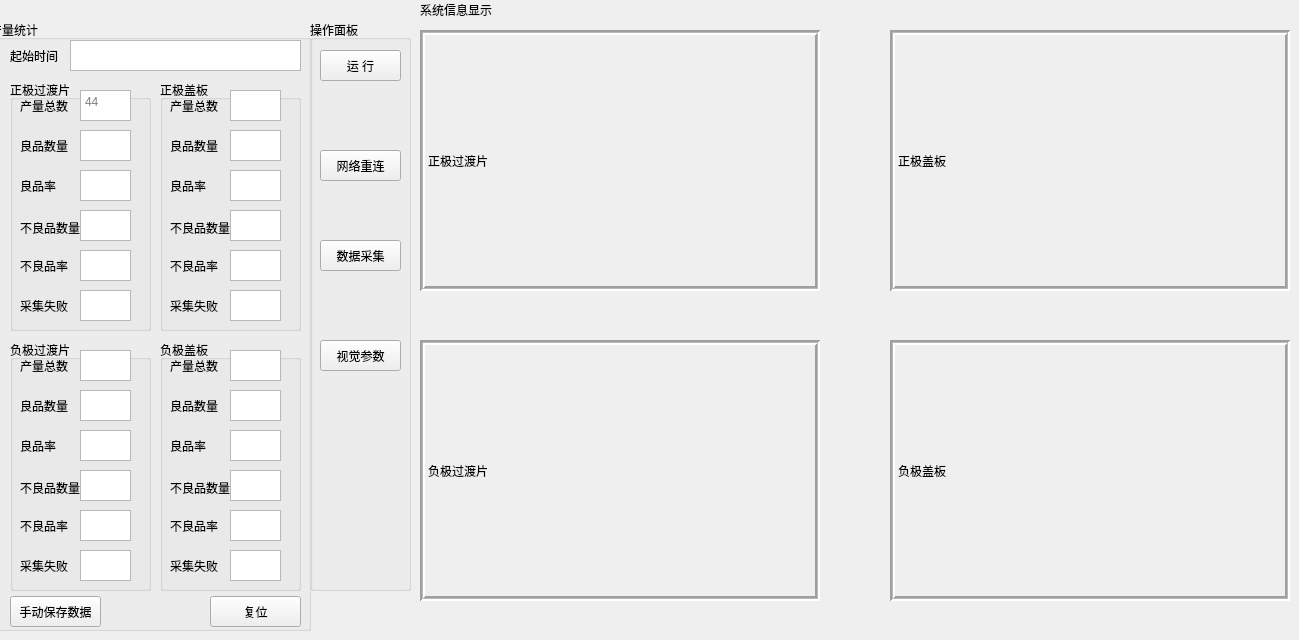
    <widget class="QWidget" name="tMainPage">
     <attribute name="title">
      <string>主界面</string>
     </attribute>
     <widget class="QLabel" name="lCamPlateP">
      <property name="geometry">
       <rect>
        <x>890</x>
        <y>30</y>
        <width>400</width>
        <height>261</height>
       </rect>
      </property>
      <property name="frameShape">
       <enum>QFrame::Box</enum>
      </property>
      <property name="frameShadow">
       <enum>QFrame::Sunken</enum>
      </property>
      <property name="lineWidth">
       <number>2</number>
      </property>
      <property name="midLineWidth">
       <number>1</number>
      </property>
      <property name="text">
       <string>正极盖板</string>
      </property>
      <property name="scaledContents">
       <bool>true</bool>
      </property>
     </widget>
     <widget class="QLabel" name="lCamPlateN">
      <property name="geometry">
       <rect>
        <x>890</x>
        <y>340</y>
        <width>400</width>
        <height>261</height>
       </rect>
      </property>
      <property name="frameShape">
       <enum>QFrame::Box</enum>
      </property>
      <property name="frameShadow">
       <enum>QFrame::Sunken</enum>
      </property>
      <property name="lineWidth">
       <number>2</number>
      </property>
      <property name="midLineWidth">
       <number>1</number>
      </property>
      <property name="text">
       <string>负极盖板</string>
      </property>
      <property name="scaledContents">
       <bool>true</bool>
      </property>
     </widget>
     <widget class="QLabel" name="lCamSheetN">
      <property name="geometry">
       <rect>
        <x>420</x>
        <y>340</y>
        <width>400</width>
        <height>261</height>
       </rect>
      </property>
      <property name="frameShape">
       <enum>QFrame::Box</enum>
      </property>
      <property name="frameShadow">
       <enum>QFrame::Sunken</enum>
      </property>
      <property name="lineWidth">
       <number>2</number>
      </property>
      <property name="midLineWidth">
       <number>1</number>
      </property>
      <property name="text">
       <string>负极过渡片</string>
      </property>
      <property name="scaledContents">
       <bool>true</bool>
      </property>
     </widget>
     <widget class="QLabel" name="lCamSheetP">
      <property name="geometry">
       <rect>
        <x>420</x>
        <y>30</y>
        <width>400</width>
        <height>261</height>
       </rect>
      </property>
      <property name="mouseTracking">
       <bool>false</bool>
      </property>
      <property name="autoFillBackground">
       <bool>false</bool>
      </property>
      <property name="frameShape">
       <enum>QFrame::Box</enum>
      </property>
      <property name="frameShadow">
       <enum>QFrame::Sunken</enum>
      </property>
      <property name="lineWidth">
       <number>2</number>
      </property>
      <property name="midLineWidth">
       <number>1</number>
      </property>
      <property name="text">
       <string>正极过渡片</string>
      </property>
      <property name="scaledContents">
       <bool>true</bool>
      </property>
     </widget>
     <widget class="QGroupBox" name="gProductRecord">
      <property name="geometry">
       <rect>
        <x>-10</x>
        <y>20</y>
        <width>321</width>
        <height>611</height>
       </rect>
      </property>
      <property name="autoFillBackground">
       <bool>false</bool>
      </property>
      <property name="title">
       <string>产量统计</string>
      </property>
      <widget class="QLabel" name="label_2">
       <property name="geometry">
        <rect>
         <x>20</x>
         <y>30</y>
         <width>54</width>
         <height>12</height>
        </rect>
       </property>
       <property name="text">
        <string>起始时间</string>
       </property>
      </widget>
      <widget class="QTextEdit" name="tTime">
       <property name="geometry">
        <rect>
         <x>80</x>
         <y>20</y>
         <width>231</width>
         <height>31</height>
        </rect>
       </property>
       <property name="readOnly">
        <bool>true</bool>
       </property>
      </widget>
      <widget class="QGroupBox" name="gPsheet">
       <property name="geometry">
        <rect>
         <x>20</x>
         <y>60</y>
         <width>141</width>
         <height>251</height>
        </rect>
       </property>
       <property name="title">
        <string>正极过渡片</string>
       </property>
       <widget class="QLabel" name="label_7">
        <property name="geometry">
         <rect>
          <x>10</x>
          <y>20</y>
          <width>54</width>
          <height>12</height>
         </rect>
        </property>
        <property name="text">
         <string>产量总数</string>
        </property>
       </widget>
       <widget class="QTextEdit" name="tPsheetTotal">
        <property name="geometry">
         <rect>
          <x>70</x>
          <y>10</y>
          <width>51</width>
          <height>31</height>
         </rect>
        </property>
        <property name="readOnly">
         <bool>true</bool>
        </property>
        <property name="tabStopWidth">
         <number>80</number>
        </property>
        <property name="placeholderText">
         <string>44</string>
        </property>
       </widget>
       <widget class="QLabel" name="label_8">
        <property name="geometry">
         <rect>
          <x>10</x>
          <y>60</y>
          <width>54</width>
          <height>12</height>
         </rect>
        </property>
        <property name="text">
         <string>良品数量</string>
        </property>
       </widget>
       <widget class="QTextEdit" name="tPsheetGood">
        <property name="enabled">
         <bool>true</bool>
        </property>
        <property name="geometry">
         <rect>
          <x>70</x>
          <y>50</y>
          <width>51</width>
          <height>31</height>
         </rect>
        </property>
        <property name="readOnly">
         <bool>true</bool>
        </property>
       </widget>
       <widget class="QLabel" name="label_9">
        <property name="geometry">
         <rect>
          <x>10</x>
          <y>100</y>
          <width>54</width>
          <height>12</height>
         </rect>
        </property>
        <property name="text">
         <string>良品率</string>
        </property>
       </widget>
       <widget class="QTextEdit" name="tPsheetGoodRate">
        <property name="geometry">
         <rect>
          <x>70</x>
          <y>90</y>
          <width>51</width>
          <height>31</height>
         </rect>
        </property>
        <property name="readOnly">
         <bool>true</bool>
        </property>
       </widget>
       <widget class="QLabel" name="label_20">
        <property name="geometry">
         <rect>
          <x>10</x>
          <y>140</y>
          <width>61</width>
          <height>16</height>
         </rect>
        </property>
        <property name="text">
         <string>不良品数量</string>
        </property>
       </widget>
       <widget class="QTextEdit" name="tPsheetBad">
        <property name="geometry">
         <rect>
          <x>70</x>
          <y>130</y>
          <width>51</width>
          <height>31</height>
         </rect>
        </property>
        <property name="readOnly">
         <bool>true</bool>
        </property>
       </widget>
       <widget class="QLabel" name="label_19">
        <property name="geometry">
         <rect>
          <x>10</x>
          <y>180</y>
          <width>54</width>
          <height>12</height>
         </rect>
        </property>
        <property name="text">
         <string>不良品率</string>
        </property>
       </widget>
       <widget class="QTextEdit" name="tPsheetBadRate">
        <property name="geometry">
         <rect>
          <x>70</x>
          <y>170</y>
          <width>51</width>
          <height>31</height>
         </rect>
        </property>
        <property name="readOnly">
         <bool>true</bool>
        </property>
       </widget>
       <widget class="QLabel" name="label_33">
        <property name="geometry">
         <rect>
          <x>10</x>
          <y>220</y>
          <width>54</width>
          <height>12</height>
         </rect>
        </property>
        <property name="text">
         <string>采集失败</string>
        </property>
       </widget>
       <widget class="QTextEdit" name="tPsheetFail">
        <property name="geometry">
         <rect>
          <x>70</x>
          <y>210</y>
          <width>51</width>
          <height>31</height>
         </rect>
        </property>
        <property name="readOnly">
         <bool>true</bool>
        </property>
       </widget>
      </widget>
      <widget class="QGroupBox" name="gPplate">
       <property name="geometry">
        <rect>
         <x>170</x>
         <y>60</y>
         <width>141</width>
         <height>251</height>
        </rect>
       </property>
       <property name="title">
        <string>正极盖板</string>
       </property>
       <widget class="QLabel" name="label_21">
        <property name="geometry">
         <rect>
          <x>10</x>
          <y>20</y>
          <width>54</width>
          <height>12</height>
         </rect>
        </property>
        <property name="text">
         <string>产量总数</string>
        </property>
       </widget>
       <widget class="QTextEdit" name="tPplateTotal">
        <property name="geometry">
         <rect>
          <x>70</x>
          <y>10</y>
          <width>51</width>
          <height>31</height>
         </rect>
        </property>
        <property name="readOnly">
         <bool>true</bool>
        </property>
       </widget>
       <widget class="QLabel" name="label_22">
        <property name="geometry">
         <rect>
          <x>10</x>
          <y>60</y>
          <width>54</width>
          <height>12</height>
         </rect>
        </property>
        <property name="text">
         <string>良品数量</string>
        </property>
       </widget>
       <widget class="QTextEdit" name="tPplateGood">
        <property name="geometry">
         <rect>
          <x>70</x>
          <y>50</y>
          <width>51</width>
          <height>31</height>
         </rect>
        </property>
        <property name="readOnly">
         <bool>true</bool>
        </property>
       </widget>
       <widget class="QLabel" name="label_23">
        <property name="geometry">
         <rect>
          <x>10</x>
          <y>100</y>
          <width>54</width>
          <height>12</height>
         </rect>
        </property>
        <property name="text">
         <string>良品率</string>
        </property>
       </widget>
       <widget class="QTextEdit" name="tPplateGoodRate">
        <property name="geometry">
         <rect>
          <x>70</x>
          <y>90</y>
          <width>51</width>
          <height>31</height>
         </rect>
        </property>
        <property name="readOnly">
         <bool>true</bool>
        </property>
       </widget>
       <widget class="QLabel" name="label_24">
        <property name="geometry">
         <rect>
          <x>10</x>
          <y>140</y>
          <width>61</width>
          <height>16</height>
         </rect>
        </property>
        <property name="text">
         <string>不良品数量</string>
        </property>
       </widget>
       <widget class="QTextEdit" name="tPplateBad">
        <property name="geometry">
         <rect>
          <x>70</x>
          <y>130</y>
          <width>51</width>
          <height>31</height>
         </rect>
        </property>
        <property name="readOnly">
         <bool>true</bool>
        </property>
       </widget>
       <widget class="QLabel" name="label_25">
        <property name="geometry">
         <rect>
          <x>10</x>
          <y>180</y>
          <width>54</width>
          <height>12</height>
         </rect>
        </property>
        <property name="text">
         <string>不良品率</string>
        </property>
       </widget>
       <widget class="QTextEdit" name="tPplateBadRate">
        <property name="geometry">
         <rect>
          <x>70</x>
          <y>170</y>
          <width>51</width>
          <height>31</height>
         </rect>
        </property>
        <property name="readOnly">
         <bool>true</bool>
        </property>
       </widget>
       <widget class="QTextEdit" name="tPplateFail">
        <property name="geometry">
         <rect>
          <x>70</x>
          <y>210</y>
          <width>51</width>
          <height>31</height>
         </rect>
        </property>
        <property name="readOnly">
         <bool>true</bool>
        </property>
       </widget>
       <widget class="QLabel" name="label_34">
        <property name="geometry">
         <rect>
          <x>10</x>
          <y>220</y>
          <width>54</width>
          <height>12</height>
         </rect>
        </property>
        <property name="text">
         <string>采集失败</string>
        </property>
       </widget>
      </widget>
      <widget class="QGroupBox" name="gNplate">
       <property name="geometry">
        <rect>
         <x>170</x>
         <y>320</y>
         <width>141</width>
         <height>251</height>
        </rect>
       </property>
       <property name="title">
        <string>负极盖板</string>
       </property>
       <widget class="QLabel" name="label_26">
        <property name="geometry">
         <rect>
          <x>10</x>
          <y>20</y>
          <width>54</width>
          <height>12</height>
         </rect>
        </property>
        <property name="text">
         <string>产量总数</string>
        </property>
       </widget>
       <widget class="QTextEdit" name="tNplateTotal">
        <property name="geometry">
         <rect>
          <x>70</x>
          <y>10</y>
          <width>51</width>
          <height>31</height>
         </rect>
        </property>
        <property name="readOnly">
         <bool>true</bool>
        </property>
       </widget>
       <widget class="QLabel" name="label_27">
        <property name="geometry">
         <rect>
          <x>10</x>
          <y>60</y>
          <width>54</width>
          <height>12</height>
         </rect>
        </property>
        <property name="text">
         <string>良品数量</string>
        </property>
       </widget>
       <widget class="QTextEdit" name="tNplateGood">
        <property name="geometry">
         <rect>
          <x>70</x>
          <y>50</y>
          <width>51</width>
          <height>31</height>
         </rect>
        </property>
        <property name="readOnly">
         <bool>true</bool>
        </property>
       </widget>
       <widget class="QLabel" name="label_28">
        <property name="geometry">
         <rect>
          <x>10</x>
          <y>100</y>
          <width>54</width>
          <height>12</height>
         </rect>
        </property>
        <property name="text">
         <string>良品率</string>
        </property>
       </widget>
       <widget class="QTextEdit" name="tNplateGoodRate">
        <property name="geometry">
         <rect>
          <x>70</x>
          <y>90</y>
          <width>51</width>
          <height>31</height>
         </rect>
        </property>
        <property name="readOnly">
         <bool>true</bool>
        </property>
       </widget>
       <widget class="QLabel" name="label_29">
        <property name="geometry">
         <rect>
          <x>10</x>
          <y>140</y>
          <width>61</width>
          <height>16</height>
         </rect>
        </property>
        <property name="text">
         <string>不良品数量</string>
        </property>
       </widget>
       <widget class="QTextEdit" name="tNplateBad">
        <property name="geometry">
         <rect>
          <x>70</x>
          <y>130</y>
          <width>51</width>
          <height>31</height>
         </rect>
        </property>
        <property name="readOnly">
         <bool>true</bool>
        </property>
       </widget>
       <widget class="QLabel" name="label_30">
        <property name="geometry">
         <rect>
          <x>10</x>
          <y>180</y>
          <width>54</width>
          <height>12</height>
         </rect>
        </property>
        <property name="text">
         <string>不良品率</string>
        </property>
       </widget>
       <widget class="QTextEdit" name="tNplateBadRate">
        <property name="geometry">
         <rect>
          <x>70</x>
          <y>170</y>
          <width>51</width>
          <height>31</height>
         </rect>
        </property>
        <property name="readOnly">
         <bool>true</bool>
        </property>
       </widget>
       <widget class="QTextEdit" name="tNplateFail">
        <property name="geometry">
         <rect>
          <x>70</x>
          <y>210</y>
          <width>51</width>
          <height>31</height>
         </rect>
        </property>
        <property name="readOnly">
         <bool>true</bool>
        </property>
       </widget>
       <widget class="QLabel" name="label_36">
        <property name="geometry">
         <rect>
          <x>10</x>
          <y>220</y>
          <width>54</width>
          <height>12</height>
         </rect>
        </property>
        <property name="text">
         <string>采集失败</string>
        </property>
       </widget>
      </widget>
      <widget class="QGroupBox" name="gNsheet">
       <property name="geometry">
        <rect>
         <x>20</x>
         <y>320</y>
         <width>141</width>
         <height>251</height>
        </rect>
       </property>
       <property name="title">
        <string>负极过渡片</string>
       </property>
       <widget class="QLabel" name="label_10">
        <property name="geometry">
         <rect>
          <x>10</x>
          <y>20</y>
          <width>54</width>
          <height>12</height>
         </rect>
        </property>
        <property name="text">
         <string>产量总数</string>
        </property>
       </widget>
       <widget class="QTextEdit" name="tNsheetTotal">
        <property name="geometry">
         <rect>
          <x>70</x>
          <y>10</y>
          <width>51</width>
          <height>31</height>
         </rect>
        </property>
        <property name="readOnly">
         <bool>true</bool>
        </property>
       </widget>
       <widget class="QLabel" name="label_11">
        <property name="geometry">
         <rect>
          <x>10</x>
          <y>60</y>
          <width>54</width>
          <height>12</height>
         </rect>
        </property>
        <property name="text">
         <string>良品数量</string>
        </property>
       </widget>
       <widget class="QTextEdit" name="tNsheetGood">
        <property name="geometry">
         <rect>
          <x>70</x>
          <y>50</y>
          <width>51</width>
          <height>31</height>
         </rect>
        </property>
        <property name="readOnly">
         <bool>true</bool>
        </property>
       </widget>
       <widget class="QLabel" name="label_12">
        <property name="geometry">
         <rect>
          <x>10</x>
          <y>100</y>
          <width>54</width>
          <height>12</height>
         </rect>
        </property>
        <property name="text">
         <string>良品率</string>
        </property>
       </widget>
       <widget class="QTextEdit" name="tNsheetGoodRate">
        <property name="geometry">
         <rect>
          <x>70</x>
          <y>90</y>
          <width>51</width>
          <height>31</height>
         </rect>
        </property>
        <property name="readOnly">
         <bool>true</bool>
        </property>
       </widget>
       <widget class="QLabel" name="label_31">
        <property name="geometry">
         <rect>
          <x>10</x>
          <y>140</y>
          <width>61</width>
          <height>16</height>
         </rect>
        </property>
        <property name="text">
         <string>不良品数量</string>
        </property>
       </widget>
       <widget class="QTextEdit" name="tNsheetBad">
        <property name="geometry">
         <rect>
          <x>70</x>
          <y>130</y>
          <width>51</width>
          <height>31</height>
         </rect>
        </property>
        <property name="readOnly">
         <bool>true</bool>
        </property>
       </widget>
       <widget class="QLabel" name="label_32">
        <property name="geometry">
         <rect>
          <x>10</x>
          <y>180</y>
          <width>54</width>
          <height>12</height>
         </rect>
        </property>
        <property name="text">
         <string>不良品率</string>
        </property>
       </widget>
       <widget class="QTextEdit" name="tNsheetBadRate">
        <property name="geometry">
         <rect>
          <x>70</x>
          <y>170</y>
          <width>51</width>
          <height>31</height>
         </rect>
        </property>
        <property name="readOnly">
         <bool>true</bool>
        </property>
       </widget>
       <widget class="QTextEdit" name="tNsheetFail">
        <property name="geometry">
         <rect>
          <x>70</x>
          <y>210</y>
          <width>51</width>
          <height>31</height>
         </rect>
        </property>
        <property name="readOnly">
         <bool>true</bool>
        </property>
       </widget>
       <widget class="QLabel" name="label_35">
        <property name="geometry">
         <rect>
          <x>10</x>
          <y>220</y>
          <width>54</width>
          <height>12</height>
         </rect>
        </property>
        <property name="text">
         <string>采集失败</string>
        </property>
       </widget>
      </widget>
      <widget class="QPushButton" name="bDataReset">
       <property name="geometry">
        <rect>
         <x>220</x>
         <y>576</y>
         <width>91</width>
         <height>31</height>
        </rect>
       </property>
       <property name="text">
        <string>复位</string>
       </property>
      </widget>
      <widget class="QPushButton" name="bDataSave">
       <property name="geometry">
        <rect>
         <x>20</x>
         <y>576</y>
         <width>91</width>
         <height>31</height>
        </rect>
       </property>
       <property name="text">
        <string>手动保存数据</string>
       </property>
      </widget>
     </widget>
     <widget class="QGroupBox" name="gControl">
      <property name="geometry">
       <rect>
        <x>310</x>
        <y>20</y>
        <width>101</width>
        <height>571</height>
       </rect>
      </property>
      <property name="title">
       <string>操作面板</string>
      </property>
      <widget class="QPushButton" name="bRun">
       <property name="geometry">
        <rect>
         <x>10</x>
         <y>30</y>
         <width>81</width>
         <height>31</height>
        </rect>
       </property>
       <property name="text">
        <string>运 行</string>
       </property>
      </widget>
      <widget class="QPushButton" name="bDataReset_4">
       <property name="geometry">
        <rect>
         <x>10</x>
         <y>130</y>
         <width>81</width>
         <height>31</height>
        </rect>
       </property>
       <property name="text">
        <string>网络重连</string>
       </property>
      </widget>
      <widget class="QPushButton" name="bDataReset_5">
       <property name="geometry">
        <rect>
         <x>10</x>
         <y>220</y>
         <width>81</width>
         <height>31</height>
        </rect>
       </property>
       <property name="text">
        <string>数据采集</string>
       </property>
      </widget>
      <widget class="QPushButton" name="bVisionPara">
       <property name="geometry">
        <rect>
         <x>10</x>
         <y>320</y>
         <width>81</width>
         <height>31</height>
        </rect>
       </property>
       <property name="text">
        <string>视觉参数</string>
       </property>
      </widget>
     </widget>
     <widget class="QLabel" name="info">
      <property name="geometry">
       <rect>
        <x>420</x>
        <y>0</y>
        <width>861</width>
        <height>20</height>
       </rect>
      </property>
      <property name="text">
       <string>系统信息显示</string>
      </property>
     </widget>
    </widget>
